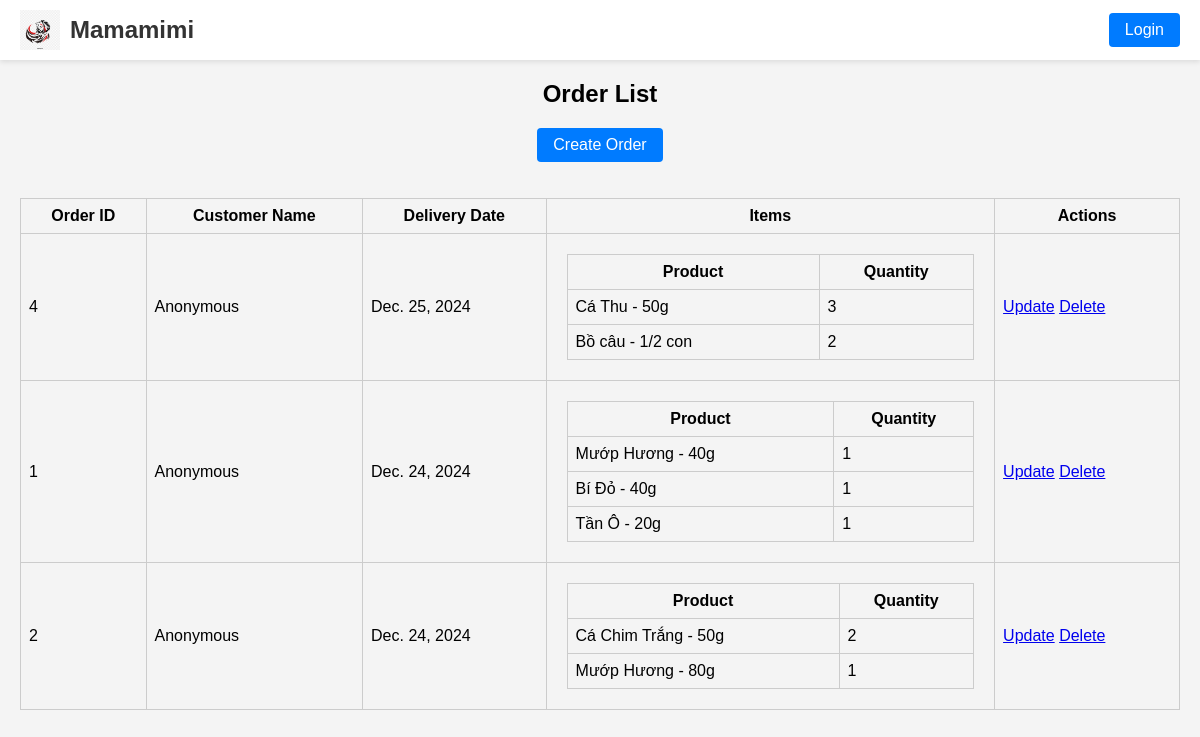
Screenshot of /orders/ with the database file from the repository.
### order/models.py (models this page shows, shortened)
class Order(models.Model):
    ORDER_STATUS = [
        ('Pending', 'Pending'),
        ('Completed', 'Completed'),
        ('Cancelled', 'Cancelled'),
    ]
    order_id = models.CharField(max_length=255, default='1')
    customer_name = models.CharField(max_length=255, default='Anonymous')
    status = models.CharField(
        max_length=50, choices=ORDER_STATUS, default='Pending')
    delivery_date = models.DateField(null=True, blank=True)
    created_at = models.DateTimeField(auto_now_add=True)
    updated_at = models.DateTimeField(auto_now=True)

class OrderItem(models.Model):
    order = models.ForeignKey(
        Order, related_name='items', on_delete=models.CASCADE)
    product = models.ForeignKey(Product, on_delete=models.CASCADE)
    quantity = models.IntegerField()

### inventory/models.py (models this page shows, shortened)
class Product(models.Model):
    CATEGORY_STATUS = [('vegetable', 'vegetable'),
                       ('meat', 'meat'), ('set', 'set')]
    LOCATION_DEFAULT = [('Nha Nguyen', 'Nha Nguyen'), ('Nha Hang', 'Nha Hang')]
    UNIT_DEFAULT = [('g', 'g'), ('con', 'con'), ('ml', 'ml')]
    name = models.CharField(max_length=255)
    sku = models.CharField(max_length=100, unique=True)
    category = models.CharField(
        max_length=50, choices=CATEGORY_STATUS, default='vegetable')
    mass = models.FloatField(default=0)
    unit = models.CharField(max_length=50, choices=UNIT_DEFAULT, default='g')
    quantity = models.FloatField(default=0)
    note = models.TextField(blank=True)
    location = models.CharField(
        max_length=255, choices=LOCATION_DEFAULT, default='Nha Nguyen')
    set_products = models.ManyToManyField('self', blank=True)
    created_at = models.DateTimeField(auto_now_add=True)
    updated_at = models.DateTimeField(auto_now=True)

### order/views.py (the view)
# urls.py: path('', views.order_list, name='order_list'),
def order_list(request):
    orders = Order.objects.all().order_by('-delivery_date')
    for order in orders:
        order.order_items = get_order_items(order)
    return render(request, 'order/order_list.html', {'orders': orders})

### order/views.py (called while the page is built)
def get_order_items(order):
    order_items = order.items.all()
    for item in order_items:
        item.stock_status = 'Out of Stock'
        set_products = item.product.set_products.all()
        for set_product in set_products:
            if item.quantity * item.product.mass <= set_product.quantity:
                item.stock_status = 'Ok'
            item.stock_quantity = set_product.quantity
            item.raw_name = set_product.name
    return order_items

### order/templates/order/order_list.html
{% extends 'home/base.html' %} {% block content %}
<section>
  <h1>Order List</h1>
  <button class="btn-primary">
    <a href="{% url 'add_order' %}" class="btn btn-primary">Create Order</a>
  </button>
  <br /><br />
  {% if orders %}
  <table class="table table-striped" style="width: 100%">
    <thead>
      <tr>
        <th>Order ID</th>
        <th>Customer Name</th>
        <th>Delivery Date</th>
        <th>Items</th>
        <th>Actions</th>
      </tr>
    </thead>
    <tbody>
      {% for order in orders %}
      <tr>
        <td>{{ order.id }}</td>
        <td>{{ order.customer_name }}</td>
        <td>{{ order.delivery_date }}</td>
        <td style="padding: 20px">
          <table width="100%">
            <thead>
              <tr>
                <th>Product</th>
                <th>Quantity</th>
              </tr>
            </thead>
            {% for item in order.order_items %}
            <tbody>
              <tr>
                <td>{{ item.product.name }}</td>
                <td>{{ item.quantity }}</td>
              </tr>
            </tbody>
            {% endfor %}
          </table>
        </td>
        <td>
          <a href="{% url 'edit_order' order.id %}" class="btn btn-warning">Update</a>
          <a href="{% url 'remove_order' order.id %}" class="btn btn-danger">Delete</a>
        </td>
      </tr>
      {% endfor %}
    </tbody>
  </table>
  {% else %}
  <p>No orders found.</p>
  {% endif %}
</section>
{% endblock %}

### home/templates/home/base.html (shortened to what this page needs)
{% load static %}
<!DOCTYPE html>
<html lang="en">
  <head>
    <link rel="stylesheet" href="{% static 'css/styles.css' %}" />
  </head>
  <body>
    <header>
      <div class="logo">
        <img src="{% static 'images/logo.jpg' %}" alt="Logo" />
        <a href="{% url 'home' %}">Mamamimi</a>
      </div>
      <div class="user-actions">
        {% if user.is_authenticated %}
        <div class="avatar" onclick="toggleMenu()">
          {{ user.username.0 }}
          <div class="user-menu">
            {% if user.is_staff %}
            <a href="{% url 'inventory_list' %}">Inventory</a>
            <a href="{% url 'order_list' %}">Orders</a>
            {% endif %}
            <hr />
            <form method="post" action="{% url 'logout' %}">
              {% csrf_token %}
              <button type="submit">Logout</button>
            </form>
          </div>
        </div>
        {% else %}
        <button class="btn-primary">
          <a href="{% url 'login' %}">Login</a>
        </button>
        {% endif %}
      </div>
    </header>
    <main>{% block content %}{% endblock %}</main>
  </body>
</html>

### static/css/styles.css (style rules this page uses)
* { margin: 0; padding: 0; box-sizing: border-box; }
body { font-family: Arial, sans-serif; background-color: #f4f4f4; }
header { display: flex; justify-content: space-between; align-items: center; padding: 10px 20px; background-color: #ffffff; box-shadow: 0 2px 5px rgba(0, 0, 0, 0.1); }
.logo { display: flex; align-items: center; }
.logo img { width: 40px; height: 40px; margin-right: 10px; }
.logo a { font-size: 24px; font-weight: bold; color: #333; text-decoration: none; }
main { padding: 20px; min-height: 100vh; }
h1 { margin-bottom: 20px; }
section { margin-bottom: 20px; display: flex; justify-content: space-around; align-items: center; flex-direction: column; }

### rows the page displays
Order: id "4", customer_name "Anonymous", delivery_date "Dec. 25, 2024"
OrderItem: product.name "Cá Thu - 50g", quantity "3"
OrderItem: product.name "Bồ câu - 1/2 con", quantity "2"
Order: id "1", customer_name "Anonymous", delivery_date "Dec. 24, 2024"
OrderItem: product.name "Mướp Hương - 40g", quantity "1"
OrderItem: product.name "Bí Đỏ - 40g", quantity "1"
OrderItem: product.name "Tần Ô - 20g", quantity "1"
Order: id "2", customer_name "Anonymous", delivery_date "Dec. 24, 2024"
OrderItem: product.name "Cá Chim Trắng - 50g", quantity "2"
OrderItem: product.name "Mướp Hương - 80g", quantity "1"
